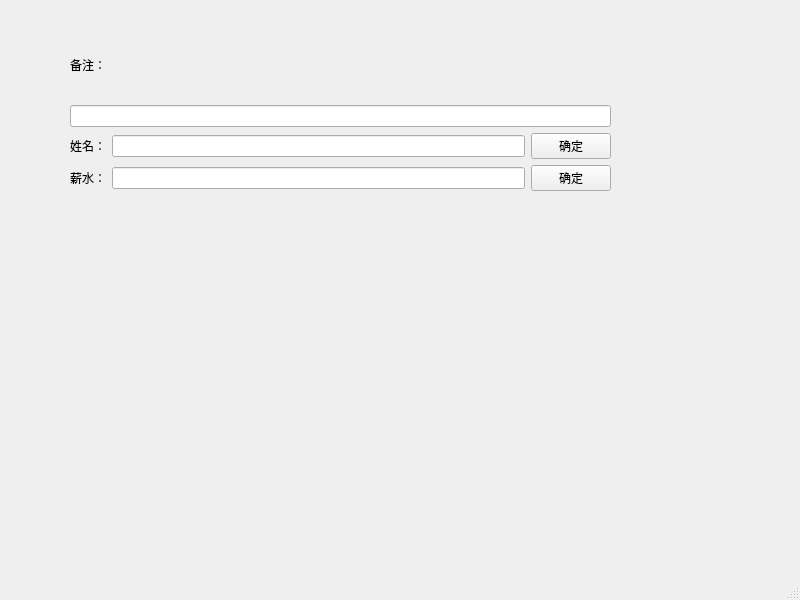
<?xml version="1.0" encoding="UTF-8"?>
<ui version="4.0">
 <class>MainWindow</class>
 <widget class="QMainWindow" name="MainWindow">
  <property name="geometry">
   <rect>
    <x>0</x>
    <y>0</y>
    <width>800</width>
    <height>600</height>
   </rect>
  </property>
  <property name="windowTitle">
   <string>MainWindow</string>
  </property>
  <widget class="QWidget" name="centralwidget">
   <widget class="QWidget" name="">
    <property name="geometry">
     <rect>
      <x>70</x>
      <y>30</y>
      <width>541</width>
      <height>161</height>
     </rect>
    </property>
    <layout class="QVBoxLayout" name="verticalLayout">
     <item>
      <widget class="QLabel" name="label">
       <property name="text">
        <string>备注：</string>
       </property>
      </widget>
     </item>
     <item>
      <widget class="QLineEdit" name="lineEdit"/>
     </item>
     <item>
      <layout class="QHBoxLayout" name="horizontalLayout">
       <item>
        <widget class="QLabel" name="label_2">
         <property name="text">
          <string>姓名：</string>
         </property>
        </widget>
       </item>
       <item>
        <widget class="QLineEdit" name="lineEdit_2"/>
       </item>
       <item>
        <widget class="QPushButton" name="pushButton">
         <property name="text">
          <string>确定</string>
         </property>
        </widget>
       </item>
      </layout>
     </item>
     <item>
      <layout class="QHBoxLayout" name="horizontalLayout_2">
       <item>
        <widget class="QLabel" name="label_3">
         <property name="text">
          <string>薪水：</string>
         </property>
        </widget>
       </item>
       <item>
        <widget class="QLineEdit" name="lineEdit_3"/>
       </item>
       <item>
        <widget class="QPushButton" name="pushButton_2">
         <property name="text">
          <string>确定</string>
         </property>
        </widget>
       </item>
      </layout>
     </item>
    </layout>
   </widget>
  </widget>
  <widget class="QMenuBar" name="menubar">
   <property name="geometry">
    <rect>
     <x>0</x>
     <y>0</y>
     <width>800</width>
     <height>23</height>
    </rect>
   </property>
  </widget>
  <widget class="QStatusBar" name="statusbar"/>
 </widget>
 <resources/>
 <connections/>
</ui>
